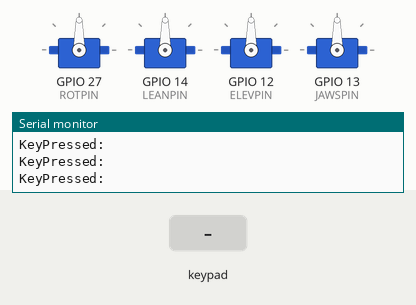
The program below on a simulated ESP32. Parts: 4 × servo, the last lines printed to the serial monitor. Inputs (shaded band) come from the test bench.

Above: at 1.2 s.
1.3 s: key 'U' pressed
At 2.6 s:
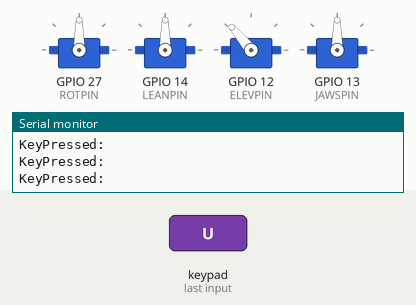
3.1 s: key 'L' pressed
At 4.3 s:
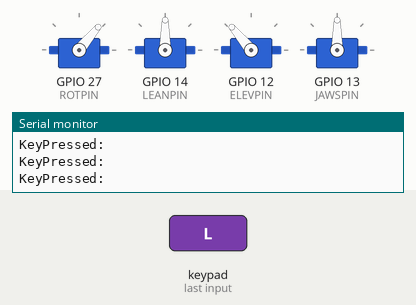
4.9 s: key 'D' pressed
At 6.0 s:
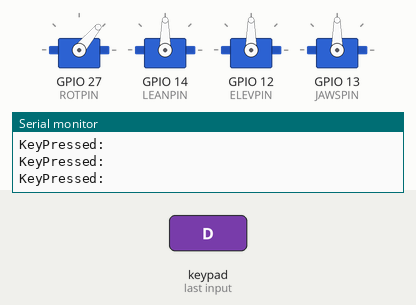
6.7 s: key 'R' pressed
At 6.88 s:
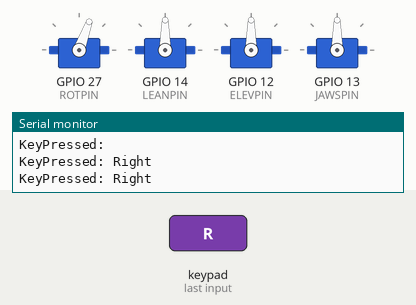
8.4 s: key 'X' pressed
At 9.3 s:
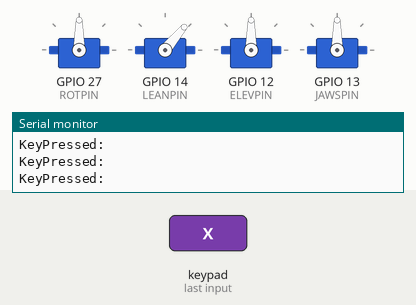
10.2 s: key 'O' pressed
At 11.0 s:
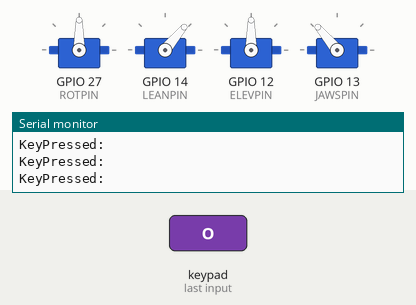
Timing chart, 0 to 13.0 s (numbered marks = the images above; inputs shaded):
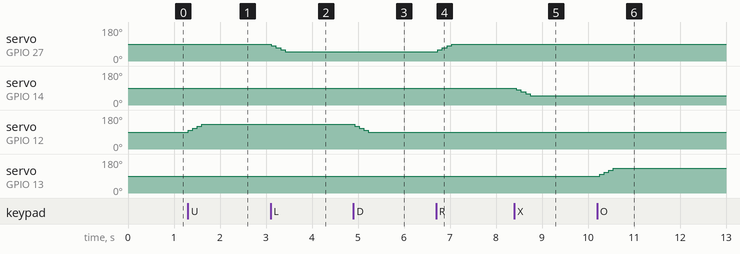

Measured:
- after the input at 1.3 s, servo on GPIO 12 (ELEVPIN): 90° → 100° at once, → 110° 0.10 s later, → 120° 0.10 s later, → 130° 0.10 s later
- after the input at 3.1 s, servo on GPIO 27 (ROTPIN): 90° → 80° at once, → 70° 0.10 s later, → 60° 0.10 s later, → 50° 0.10 s later
- after the input at 4.9 s, servo on GPIO 12 (ELEVPIN): 130° → 120° at once, → 110° 0.10 s later, → 100° 0.10 s later, → 90° 0.10 s later
- after the input at 6.7 s, servo on GPIO 27 (ROTPIN): 50° → 60° at once, → 70° 0.10 s later, → 80° 0.10 s later, → 90° 0.10 s later
- after the input at 8.4 s, servo on GPIO 14 (LEANPIN): 90° → 80° at once, → 70° 0.10 s later, → 60° 0.10 s later, → 50° 0.10 s later
- after the input at 10.2 s, servo on GPIO 13 (JAWSPIN): 90° → 100° after 0.05 s, → 110° 0.10 s later, → 120° 0.10 s later, → 130° 0.10 s later

The program:

main.cpp
```cpp
/*
   Gamepad module provides three different mode namely Digital, JoyStick and Accerleometer.

   You can reduce the size of library compiled by enabling only those modules that you want to
   use. For this first define CUSTOM_SETTINGS followed by defining INCLUDE_modulename.

   Explore more on: https://thestempedia.com/docs/dabble/game-pad-module/
*/
#define CUSTOM_SETTINGS
#define INCLUDE_GAMEPAD_MODULE
#include <Arduino.h>
#include <DabbleESP32.h>
#include <ESP32_Servo.h>

#define JAWSPIN 13
#define LEANPIN 14
#define ELEVPIN 12
#define ROTPIN 27

Servo ROT_servo;
Servo LEAN_servo;
Servo ELEV_servo;
Servo JAWS_servo;

int ROT_angle;
int LEAN_angle;
int ELEV_angle;
int JAWS_angle;

void setup()
{
  // put your setup code here, to run once:
  Serial.begin(115200);    // make sure your Serial Monitor is also set at this baud rate.
  Dabble.begin("MyEsp32"); // set bluetooth name of your device

  ROT_angle = 90;
  LEAN_angle = 90;
  ELEV_angle = 90;
  JAWS_angle = 90;

  ROT_servo.attach(ROTPIN, 1000, 2400);
  LEAN_servo.attach(LEANPIN, 1000, 2400);
  ELEV_servo.attach(ELEVPIN, 1000, 2400);
  JAWS_servo.attach(JAWSPIN, 500, 2400);
}

void loop()
{
  Dabble.processInput(); // this function is used to refresh data obtained from smartphone.Hence calling this function is mandatory in order to get data properly from your mobile.
  Serial.print("KeyPressed: ");
  if (GamePad.isUpPressed())
  {
    Serial.print("Up");
    if (ELEV_angle < 255)
      ELEV_angle += 10;
  }

  if (GamePad.isDownPressed())
  {
    Serial.print("Down");
    if (ELEV_angle > 0)
      ELEV_angle -= 10;
  }

  if (GamePad.isLeftPressed())
  {
    Serial.print("Left");
    if (ROT_angle > 0)
      ROT_angle -= 10;
  }

  if (GamePad.isRightPressed())
  {
    Serial.print("Right");
    if (ROT_angle < 255)
      ROT_angle += 10;
  }

  if (GamePad.isSquarePressed())
  {
    Serial.print("Square");
    if (JAWS_angle > 0)
      JAWS_angle -= 10;
  }

  if (GamePad.isCirclePressed())
  {
    Serial.print("Circle");
    if (JAWS_angle < 255)
      JAWS_angle += 10;
  }

  if (GamePad.isCrossPressed())
  {
    Serial.print("Cross");
    if (LEAN_angle > 0)
      LEAN_angle -= 10;
  }

  if (GamePad.isTrianglePressed())
  {
    Serial.print("Triangle");
    if (LEAN_angle < 255)
      LEAN_angle += 10;
  }

  if (GamePad.isStartPressed())
  {
    Serial.print("Start");
  }

  if (GamePad.isSelectPressed())
  {
    Serial.print("Select");
  }
  Serial.print('\t');

  ROT_servo.write(ROT_angle);
  LEAN_servo.write(LEAN_angle);
  ELEV_servo.write(ELEV_angle);
  JAWS_servo.write(JAWS_angle);
  /*int a = GamePad.getAngle();
  Serial.print("Angle: ");
  Serial.print(a);
  Serial.print('\t');
  int b = GamePad.getRadius();
  Serial.print("Radius: ");
  Serial.print(b);
  Serial.print('\t');
  float c = GamePad.getXaxisData();
  Serial.print("x_axis: ");
  Serial.print(c);
  Serial.print('\t');
  float d = GamePad.getYaxisData();
  Serial.print("y_axis: ");
  Serial.println(d);
 */
  Serial.println();
  delay(100);
}
```
